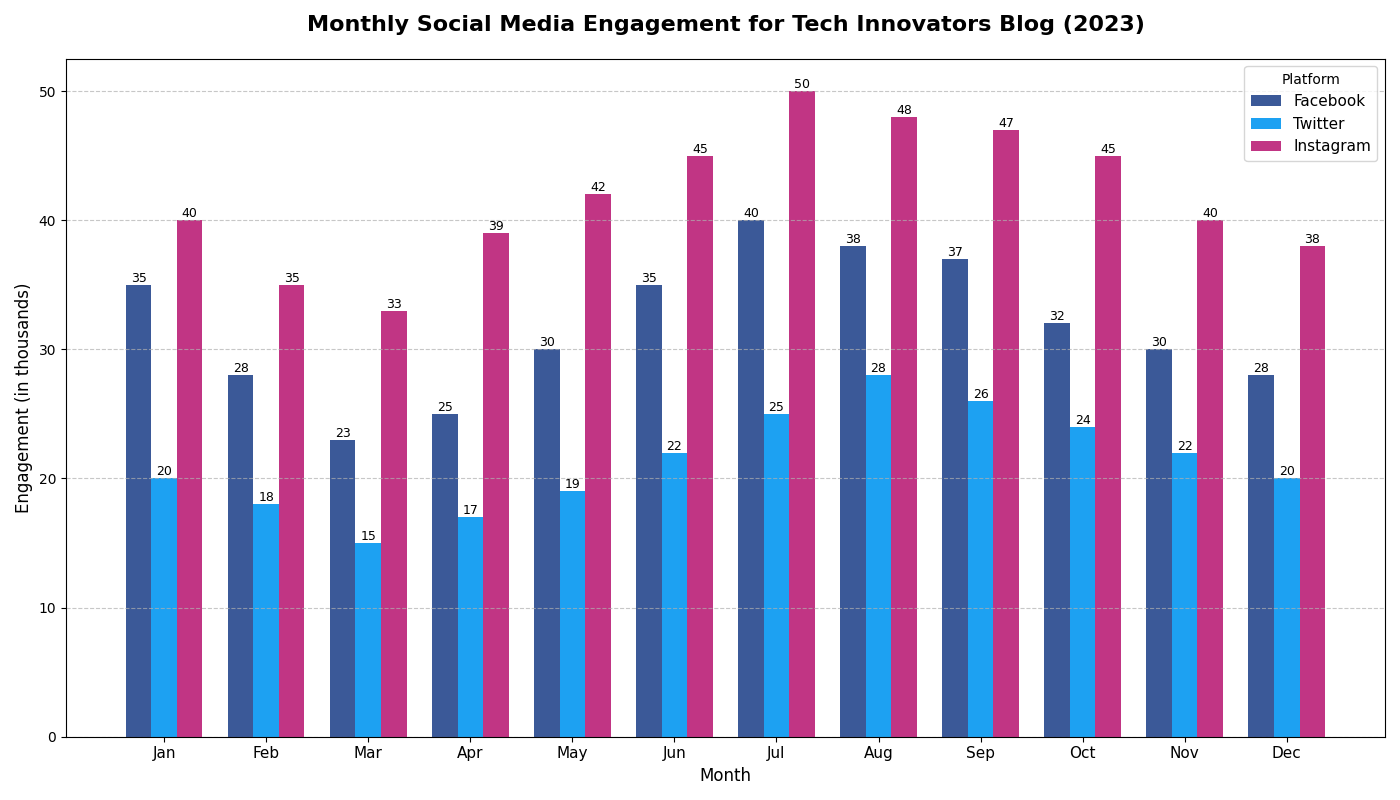

Python code for this plot:
import matplotlib.pyplot as plt
import numpy as np

# Backstory: Analysis of Monthly Social Media Engagement for a Tech Blog across Different Platforms in 2023

# Data: Monthly social media engagement (likes, shares, comments) in thousands
months = ['Jan', 'Feb', 'Mar', 'Apr', 'May', 'Jun', 'Jul', 'Aug', 'Sep', 'Oct', 'Nov', 'Dec']
platforms = ['Facebook', 'Twitter', 'Instagram']

# Engagement data for each platform
# Format: [likes, shares, comments] in thousands
engagement_data = {
    'Facebook': [35, 28, 23, 25, 30, 35, 40, 38, 37, 32, 30, 28],
    'Twitter': [20, 18, 15, 17, 19, 22, 25, 28, 26, 24, 22, 20],
    'Instagram': [40, 35, 33, 39, 42, 45, 50, 48, 47, 45, 40, 38]
}

# Create numpy arrays for the data
facebook_data = np.array(engagement_data['Facebook'])
twitter_data = np.array(engagement_data['Twitter'])
instagram_data = np.array(engagement_data['Instagram'])

# Setting up the figure and axis
fig, ax = plt.subplots(figsize=(14, 8))

# Define bar width and positions
bar_width = 0.25
x_positions = np.arange(len(months))

# Plot bars for each platform
bars_fb = ax.bar(x_positions - bar_width, facebook_data, bar_width, label='Facebook', color='#3b5998')
bars_tw = ax.bar(x_positions, twitter_data, bar_width, label='Twitter', color='#1DA1F2')
bars_ig = ax.bar(x_positions + bar_width, instagram_data, bar_width, label='Instagram', color='#C13584')

# Annotate each bar with the values
for rect in bars_fb + bars_tw + bars_ig:
    height = rect.get_height()
    ax.text(rect.get_x() + rect.get_width()/2.0, height, f'{height}', ha='center', va='bottom', fontsize=9)

# Set the title and labels
ax.set_title('Monthly Social Media Engagement for Tech Innovators Blog (2023)', fontsize=16, pad=20, weight='bold')
ax.set_xlabel('Month', fontsize=12)
ax.set_ylabel('Engagement (in thousands)', fontsize=12)
ax.set_xticks(x_positions)
ax.set_xticklabels(months, fontsize=11)

# Add a legend
ax.legend(title='Platform', fontsize=11)

# Add grid lines for better readability
ax.yaxis.grid(True, linestyle='--', alpha=0.7)

# Automatically adjust layout to prevent label overlap
plt.tight_layout()

# Display the plot
plt.show()
